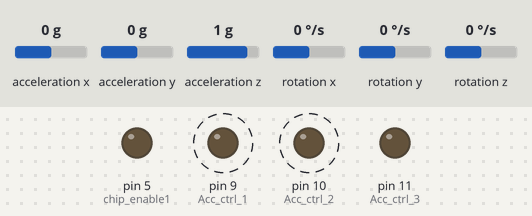
A sketch run on a simulated Arduino Uno, built with avr-gcc and run on an emulated ATmega328P. On the bench: output pins drawn as LEDs (lit = HIGH). Wiring (inferred from the names in the program): MPU-6050 motion sensor at I2C address 0x68. Dashed ring = blinking. Inputs (shaded band) come from the test bench; at power-on: acceleration x 0 g, acceleration y 0 g, acceleration z 1 g, rotation x 0 °/s, rotation y 0 °/s, rotation z 0 °/s. What the sketch prints to the serial monitor is not drawn.

Above: at 0.2 s.
Timing chart, 0 to 3.6 s (numbered marks = the images above):
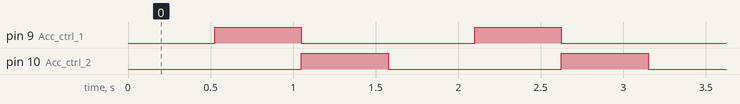

Measured:
- by itself, pin 9 (Acc_ctrl_1), pin 10 (Acc_ctrl_2): alternates HIGH for 0.52 s and LOW for 1.0 s
- by itself, everything shown: repeats every 1.6 s, in 3 steps

The sketch:

Code1.ino
```cpp
#include "Wire.h"
const int MPU=0x68;  // I2C address of the MPU-6050// This is valid only
//when AD0 is HIGH
int16_t AcX,AcY,AcZ,Tmp,GyX,GyY,GyZ;


int Acc_ctrl_1 = 9;
int Acc_ctrl_2 = 10;
int Acc_ctrl_3 = 11;
int chip_enable1 = 5;
int chip_enable2 = 6;

void setup() {

  Wire.begin(); // wake up I2C bus
// set I/O pins to outputs


  Wire.beginTransmission(MPU);
  Wire.write(0x6B);  // PWR_MGMT_1 register
  Wire.write(0);     // set to zero (wakes up the MPU-6050)
  Wire.endTransmission(true);
  Serial.begin(9600);

    pinMode(Acc_ctrl_1, OUTPUT);  //S0
    pinMode(Acc_ctrl_2, OUTPUT);  //S1
    pinMode(Acc_ctrl_3, OUTPUT);  //S2  address lines

    pinMode(chip_enable1, OUTPUT);

    //S0=1, S1=2 and S2=4  so Y0= S0=0,S1=0,S2=0,  Y4=S0=0,S1=0,S2=1
}

void loop() {
      //Enable the MUX Chip 1 - Active Low
    digitalWrite(chip_enable1, LOW);

    // control signal for First Accelerometer
    Serial.println("IMU 1");
    digitalWrite(Acc_ctrl_1, LOW);
    digitalWrite(Acc_ctrl_2, LOW);
    digitalWrite(Acc_ctrl_3, LOW);


    readAccele();
    delay(500);

    // control signal for SECOND Accelerometer
    Serial.println("IMU 2");
    digitalWrite(Acc_ctrl_1, HIGH);
    digitalWrite(Acc_ctrl_2, LOW);
    digitalWrite(Acc_ctrl_3, LOW);

    readAccele();
    delay(500);

   // control signal for THIRD  Accelerometer
    Serial.println("IMU 3");
    digitalWrite(Acc_ctrl_1, LOW);
    digitalWrite(Acc_ctrl_2, HIGH);
    digitalWrite(Acc_ctrl_3, LOW);

    readAccele();
    delay(500);

//     // control signal for FOURTH  Accelerometer
//    digitalWrite(Acc_ctrl_1, HIGH);
//    digitalWrite(Acc_ctrl_2, HIGH);
//    digitalWrite(Acc_ctrl_3, LOW);
//
//    readAccele();
//    delay(5);
//
    // input signal   LED TESTING
   // digitalWrite(led_input, HIGH);

   //// digitalWrite(Acc_ctrl_1, HIGH);
  //  digitalWrite(Acc_ctrl_2, LOW);
  //  digitalWrite(Acc_ctrl_3, LOW);
  //  delay(5);

  //for SECOND DEMUX
 // digitalWrite(chip_enable2, LOW);
}
void readAccele()
{
  Wire.beginTransmission(MPU);// I2C address code thanks to John Boxall
  Wire.write(0x3B);  // starting with register 0x3B (ACCEL_XOUT_H)
  Wire.endTransmission(false);
  Wire.requestFrom(MPU,14,true);  // request a total of 14 registers
  AcX=Wire.read()<<8|Wire.read();  // 0x3B (ACCEL_XOUT_H) & 0x3C (ACCEL_XOUT_L)
  AcY=Wire.read()<<8|Wire.read();  // 0x3D (ACCEL_YOUT_H) & 0x3E (ACCEL_YOUT_L)
  AcZ=Wire.read()<<8|Wire.read();  // 0x3F (ACCEL_ZOUT_H) & 0x40 (ACCEL_ZOUT_L)
  Tmp=Wire.read()<<8|Wire.read();  // 0x41 (TEMP_OUT_H) & 0x42 (TEMP_OUT_L)
  GyX=Wire.read()<<8|Wire.read();  // 0x43 (GYRO_XOUT_H) & 0x44 (GYRO_XOUT_L)
  GyY=Wire.read()<<8|Wire.read();  // 0x45 (GYRO_YOUT_H) & 0x46 (GYRO_YOUT_L)
  GyZ=Wire.read()<<8|Wire.read();  // 0x47 (GYRO_ZOUT_H) & 0x48 (GYRO_ZOUT_L)
  Serial.print("AcX = "); Serial.print(AcX);
  Serial.print(" | AcY = "); Serial.print(AcY);
  Serial.print(" | AcZ = "); Serial.print(AcZ);
  Serial.print(" | Tmp = "); Serial.print(Tmp/340.00+36.53);  //equation for temperature in degrees C from datasheet
  Serial.print(" | GyX = "); Serial.print(GyX);
  Serial.print(" | GyY = "); Serial.print(GyY);
  Serial.print(" | GyZ = "); Serial.println(GyZ);
  delay(5);
}
```
